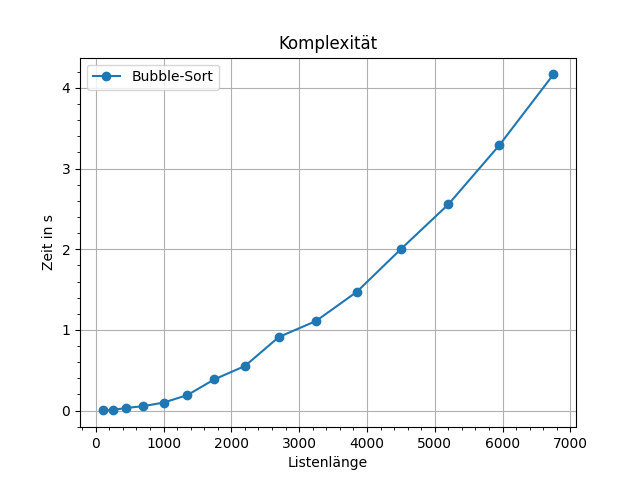

Recreate this plot in Python.
from random import randint
import matplotlib.pyplot as plt
from timeit import default_timer

def bubble_sort(array):
    global time
    start = default_timer()
    for i in range(len(array) - 1):
        for c in range(len(array) - 1 - i):
            if array[c] > array[c+1]:
                array[c], array[c+1] = array[c+1], array[c]
    end = default_timer()
    time = end - start
    return time

x = 0
z = 10
anzahl = []
lst = []
zeiten = []

while x < 15:
    for i in range(10*z):
        lst.append(randint(0,100))
    anzahl.append(len(lst))
    bubble_sort(lst)
    zeiten.append(time)
    x += 1
    z += 5

plt.plot(anzahl, zeiten, marker="o", label="Bubble-Sort")
plt.grid()
plt.title("Komplexität")
plt.xlabel("Listenlänge")
plt.ylabel("Zeit in s")
plt.legend(loc="upper left")
plt.minorticks_on()
plt.show()
